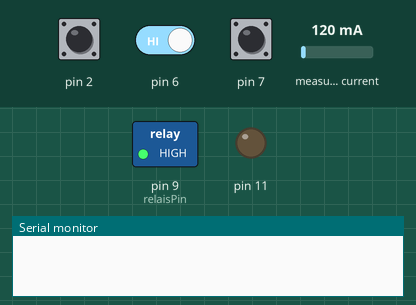
Bench run of a sketch on a simulated Arduino Uno, built with avr-gcc and run on an emulated ATmega328P. Shown: switched loads named in the sketch (green lamp = pin HIGH), output pins drawn as LEDs (lit = HIGH), the last lines printed to the serial monitor. The inputs (shaded band) are chosen by the test bench; at power-on: pin 2 HIGH, pin 6 HIGH, pin 7 HIGH, measured current 120 mA.

Above: at 2.2 s.
2.3 s: pin 2 pulled LOW for 0.15 s
At 3.0 s:
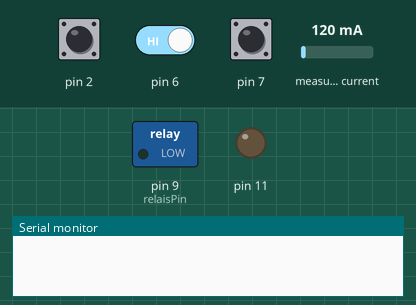
3.9 s: pin 2 driven LOW and pin 6 driven LOW
5.8 s: pin 7 pulled LOW for 0.15 s
7.4 s: measured current set to 323 mA
8.9 s: measured current set to 363 mA
At 9.8 s:
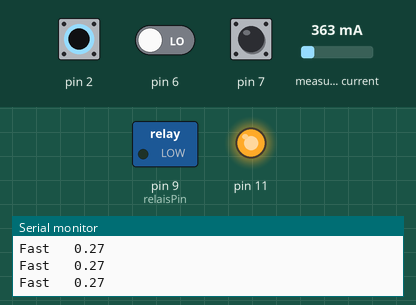
10.4 s: measured current set to 40 mA
At 11.4 s:
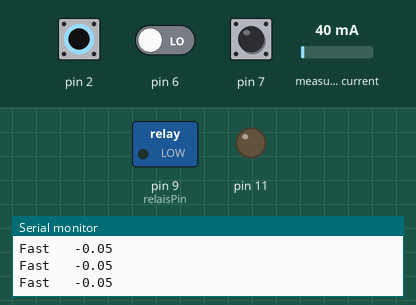
Timing chart, 0 to 12.9 s (numbered marks = the images above; inputs shaded):
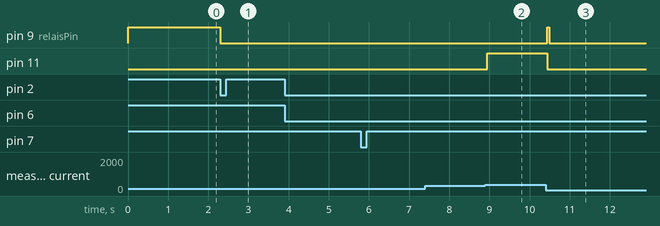

The sketch:

E_Bike_Ladegeraet.ino
```cpp
#include "Arduino.h"
#include "ACS712.h"

bool debug = 1;

bool chargingSlow = 0;
bool chargingFast = 0;

int i = 0;

float I = 0;
float Imin = 0;
float Imax = 0;

int relaisPin = 9;

ACS712 sensor(ACS712_05B, A0);

/////////////////////////////////////////////////////////////////////////////////////////////////////////////////////////////////////////
/////////////////////////////////////////////////////////////////////////////////////////////////////////////////////////////////////////

void setup() {

	pinMode(2, INPUT_PULLUP);
	pinMode(7, INPUT_PULLUP);
	pinMode(6, INPUT_PULLUP);
	pinMode(11, OUTPUT);
	pinMode(relaisPin, OUTPUT);

	digitalWrite(relaisPin, HIGH);

	if (debug) {
		Serial.begin(9600);
	}

	sensor.calibrate();
	delay(500);
	sensor.calibrate();
	delay(500);

}

/////////////////////////////////////////////////////////////////////////////////////////////////////////////////////////////////////////
/////////////////////////////////////////////////////////////////////////////////////////////////////////////////////////////////////////

void loop() {

	if (digitalRead(2) == LOW) {
		digitalWrite(relaisPin, LOW);

		if (digitalRead(7) == LOW) {
			chargingSlow = 1;
			chargingFast = 0;
		} else if (digitalRead(6) == LOW) {
			chargingFast = 1;
			chargingSlow = 0;
		}

	}

	/////////////////////////////////////////////////////////////////////////////////////////////////////////////////////////////////////

	if (chargingSlow) {

		digitalWrite(relaisPin, LOW);

		I = sensor.getCurrentAC() - 0.09;
		I = sensor.getCurrentAC() - 0.09;

		if (I > 0.25) {
			digitalWrite(11, HIGH);
		} else {
			digitalWrite(11, LOW);
		}

		Imin = min(Imin, I);
		Imax = max(Imax, I);

		if (I < Imax - 0.10) {
			delay(200);

			if (i == 1) {
				chargingSlow = 0;
				digitalWrite(relaisPin, HIGH);
				digitalWrite(11, LOW);
				Imin = 0;
				Imax = 0;
				i = 0;
			} else {
				i = 1;
			}
		}

		Serial.print("Slow   ");
		Serial.println(I);
		Serial.print("  ");
		Serial.println(i);

	} else if (chargingFast) {

		digitalWrite(relaisPin, LOW);

		I = sensor.getCurrentAC() - 0.09;

		Imin = min(Imin, I);
		Imax = max(Imax, I);

		if (I > 0.25) {
			digitalWrite(11, HIGH);
		} else {
			digitalWrite(11, LOW);
		}

		if (Imax > 0.25 && I < 0.15) {
			chargingFast = 0;
			digitalWrite(relaisPin, HIGH);
			digitalWrite(11, LOW);
			Imin = 0;
			Imax = 0;
		}

		Serial.print("Fast   ");
		Serial.println(I);

	}

	delay(50);

}

/////////////////////////////////////////////////////////////////////////////////////////////////////////////////////////////////////////
/////////////////////////////////////////////////////////////////////////////////////////////////////////////////////////////////////////

//void charge() {
//	digitalWrite(relaisPin, LOW);
//	if (digitalRead(7) == LOW) {
//		chargingSlow = 1;
//		chargingFast = 0;
//	} else if (digitalRead(6) == LOW) {
//		chargingFast = 1;
//		chargingSlow = 0;
//	}
//}

//void charge() {
//	digitalWrite(relaisPin, LOW);
//
//	if ((millis() - alteZeit) > entprellZeit) {
//		if (digitalRead(7) == LOW) {
//			chargingSlow = 1;
//			chargingFast = 0;
//		} else if (digitalRead(6) == LOW) {
//			chargingFast = 1;
//			chargingSlow = 0;
//
//			alteZeit = millis(); // letzte Schaltzeit merken
//		}
//	}
//}
```

Measured:
- the behaviour switches between 340 and 341 mA on measured current (found by bisection; images 1 and 2)
- after the input at 2.3 s, pin 9 (relaisPin): HIGH → LOW at once
- after the input at 8.9 s, pin 11: LOW → HIGH after 0.05 s
- after the input at 10.4 s, pin 9 (relaisPin): LOW → HIGH at once, → LOW 0.05 s later; pin 11: HIGH → LOW at once
